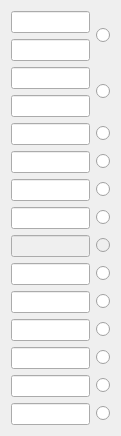
   <widget class="QWidget" name="layoutWidget">
    <property name="geometry">
     <rect>
      <x>456</x>
      <y>271</y>
      <width>121</width>
      <height>411</height>
     </rect>
    </property>
    <layout class="QGridLayout" name="gridLayout">
     <item row="0" column="0">
      <widget class="QLineEdit" name="lineEdit_acceleration">
       <property name="text">
        <string/>
       </property>
       <property name="alignment">
        <set>Qt::AlignRight|Qt::AlignTrailing|Qt::AlignVCenter</set>
       </property>
      </widget>
     </item>
     <item row="0" column="1" rowspan="2">
      <widget class="QRadioButton" name="radioButton_accel">
       <property name="text">
        <string/>
       </property>
      </widget>
     </item>
     <item row="1" column="0">
      <widget class="QLineEdit" name="lineEdit_deceleration">
       <property name="text">
        <string/>
       </property>
       <property name="alignment">
        <set>Qt::AlignRight|Qt::AlignTrailing|Qt::AlignVCenter</set>
       </property>
      </widget>
     </item>
     <item row="2" column="0">
      <widget class="QLineEdit" name="lineEdit_maxspeed">
       <property name="text">
        <string/>
       </property>
       <property name="alignment">
        <set>Qt::AlignRight|Qt::AlignTrailing|Qt::AlignVCenter</set>
       </property>
      </widget>
     </item>
     <item row="13" column="0">
      <widget class="QLineEdit" name="lineEdit_ki_speed">
       <property name="text">
        <string/>
       </property>
       <property name="alignment">
        <set>Qt::AlignRight|Qt::AlignTrailing|Qt::AlignVCenter</set>
       </property>
      </widget>
     </item>
     <item row="4" column="1">
      <widget class="QRadioButton" name="radioButton_targetangle">
       <property name="text">
        <string/>
       </property>
       <property name="autoExclusive">
        <bool>true</bool>
       </property>
      </widget>
     </item>
     <item row="5" column="0">
      <widget class="QLineEdit" name="lineEdit_statreg">
       <property name="text">
        <string/>
       </property>
       <property name="alignment">
        <set>Qt::AlignRight|Qt::AlignTrailing|Qt::AlignVCenter</set>
       </property>
      </widget>
     </item>
     <item row="11" column="1">
      <widget class="QRadioButton" name="radioButton_kdposition">
       <property name="text">
        <string/>
       </property>
      </widget>
     </item>
     <item row="13" column="1">
      <widget class="QRadioButton" name="radioButton_kispeed">
       <property name="text">
        <string/>
       </property>
      </widget>
     </item>
     <item row="11" column="0">
      <widget class="QLineEdit" name="lineEdit_kd_pos">
       <property name="text">
        <string/>
       </property>
       <property name="alignment">
        <set>Qt::AlignRight|Qt::AlignTrailing|Qt::AlignVCenter</set>
       </property>
      </widget>
     </item>
     <item row="5" column="1">
      <widget class="QRadioButton" name="radioButton_statusreg">
       <property name="text">
        <string/>
       </property>
      </widget>
     </item>
     <item row="8" column="1">
      <widget class="QRadioButton" name="radioButton_kdcurrent">
       <property name="enabled">
        <bool>false</bool>
       </property>
       <property name="text">
        <string/>
       </property>
      </widget>
     </item>
     <item row="12" column="0">
      <widget class="QLineEdit" name="lineEdit_kp_speed">
       <property name="text">
        <string/>
       </property>
       <property name="alignment">
        <set>Qt::AlignRight|Qt::AlignTrailing|Qt::AlignVCenter</set>
       </property>
      </widget>
     </item>
     <item row="14" column="0">
      <widget class="QLineEdit" name="lineEdit_kd_speed">
       <property name="text">
        <string/>
       </property>
       <property name="alignment">
        <set>Qt::AlignRight|Qt::AlignTrailing|Qt::AlignVCenter</set>
       </property>
      </widget>
     </item>
     <item row="4" column="0">
      <widget class="QLineEdit" name="lineEdit_targetangle">
       <property name="text">
        <string/>
       </property>
       <property name="alignment">
        <set>Qt::AlignRight|Qt::AlignTrailing|Qt::AlignVCenter</set>
       </property>
      </widget>
     </item>
     <item row="2" column="1" rowspan="2">
      <widget class="QRadioButton" name="radioButton_maxspeedtorque">
       <property name="text">
        <string/>
       </property>
      </widget>
     </item>
     <item row="10" column="1">
      <widget class="QRadioButton" name="radioButton_kiposition">
       <property name="text">
        <string/>
       </property>
      </widget>
     </item>
     <item row="12" column="1">
      <widget class="QRadioButton" name="radioButton_kpspeed">
       <property name="text">
        <string/>
       </property>
      </widget>
     </item>
     <item row="7" column="0">
      <widget class="QLineEdit" name="lineEdit_ki_current">
       <property name="text">
        <string/>
       </property>
       <property name="alignment">
        <set>Qt::AlignRight|Qt::AlignTrailing|Qt::AlignVCenter</set>
       </property>
      </widget>
     </item>
     <item row="6" column="0">
      <widget class="QLineEdit" name="lineEdit_kp_current">
       <property name="text">
        <string/>
       </property>
       <property name="alignment">
        <set>Qt::AlignRight|Qt::AlignTrailing|Qt::AlignVCenter</set>
       </property>
      </widget>
     </item>
     <item row="3" column="0">
      <widget class="QLineEdit" name="lineEdit_maxtorque">
       <property name="text">
        <string/>
       </property>
       <property name="alignment">
        <set>Qt::AlignRight|Qt::AlignTrailing|Qt::AlignVCenter</set>
       </property>
      </widget>
     </item>
     <item row="7" column="1">
      <widget class="QRadioButton" name="radioButton_kicurrent">
       <property name="text">
        <string/>
       </property>
      </widget>
     </item>
     <item row="9" column="0">
      <widget class="QLineEdit" name="lineEdit_kp_pos">
       <property name="text">
        <string/>
       </property>
       <property name="alignment">
        <set>Qt::AlignRight|Qt::AlignTrailing|Qt::AlignVCenter</set>
       </property>
      </widget>
     </item>
     <item row="10" column="0">
      <widget class="QLineEdit" name="lineEdit_ki_pos">
       <property name="text">
        <string/>
       </property>
       <property name="alignment">
        <set>Qt::AlignRight|Qt::AlignTrailing|Qt::AlignVCenter</set>
       </property>
      </widget>
     </item>
     <item row="14" column="1">
      <widget class="QRadioButton" name="radioButton_kdspeed">
       <property name="text">
        <string/>
       </property>
      </widget>
     </item>
     <item row="8" column="0">
      <widget class="QLineEdit" name="lineEdit_kd_current">
       <property name="enabled">
        <bool>false</bool>
       </property>
       <property name="text">
        <string/>
       </property>
       <property name="alignment">
        <set>Qt::AlignRight|Qt::AlignTrailing|Qt::AlignVCenter</set>
       </property>
      </widget>
     </item>
     <item row="9" column="1">
      <widget class="QRadioButton" name="radioButton_kpposition">
       <property name="text">
        <string/>
       </property>
      </widget>
     </item>
     <item row="6" column="1">
      <widget class="QRadioButton" name="radioButton_kpcurrent">
       <property name="text">
        <string/>
       </property>
      </widget>
     </item>
    </layout>
   </widget>
